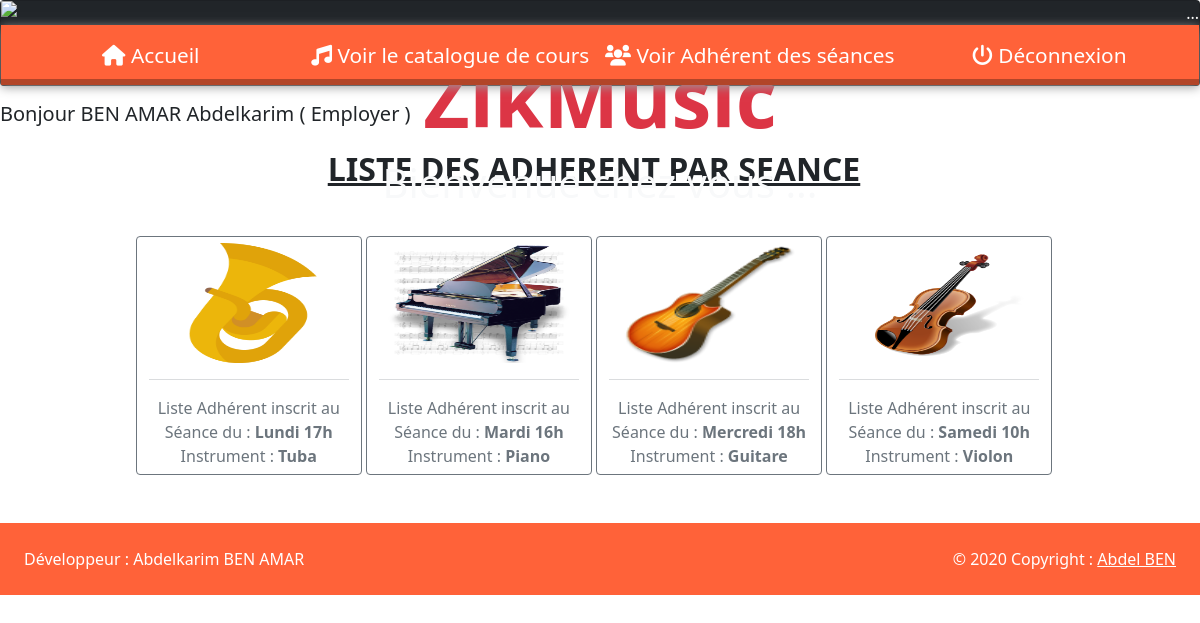
/?action=adherentParSeance (signed in), run on the app's committed database.
### tables this page shows
CREATE TABLE IF NOT EXISTS `seance` (
  `idSeance` int(11) NOT NULL AUTO_INCREMENT,
  `dateSeance` varchar(30) NOT NULL,
  `idInstrument` int(11) NOT NULL,
  `idProf` int(11) NOT NULL,
  PRIMARY KEY (`idSeance`),
  KEY `idMatiere` (`idInstrument`),
  KEY `idProf` (`idProf`)
);

CREATE TABLE IF NOT EXISTS `instrument` (
  `idInstrument` int(11) NOT NULL AUTO_INCREMENT,
  `libInstrument` varchar(30) NOT NULL,
  PRIMARY KEY (`idInstrument`)
);

### model/managers/seanceManager.php (called while the page is built, shortened)
<?php
require("model/classes/Seance.class.php");
class SeanceManager{
    private $lePDO;
    public function __construct($unPDO)
    {
        $this->lePDO = $unPDO;
    }
    public function getAllSeances()
    {
        try {
            $connex = $this->lePDO;
            $sql = $connex->prepare("SELECT * FROM seance ORDER BY idSeance");
            $sql->execute();
            $leResultat = ($sql->fetchAll(PDO::FETCH_CLASS, "Seance"));
            return $leResultat;
        } catch (PDOException $error) {
            echo $error->getMessage();
        }
    }
}
?>

### model/managers/instrumentManager.php (called while the page is built, shortened)
<?php
require("model/classes/Instrument.class.php");
class InstrumentManager{
    private $lePDO;
    public function __construct($unPDO)
    {
        $this->lePDO = $unPDO;
    }
    public function getInstrumentById($id)
    {
        try {
            $connex = $this->lePDO;
            $sql = $connex->prepare("SELECT * FROM instrument WHERE idInstrument=:id_Instrument ");
            $sql->bindParam(":id_Instrument", $id);
            $sql->execute();
            $sql->setFetchMode(PDO::FETCH_CLASS, "Instrument");
            $resultat = ($sql->fetch());
            return $resultat;
        } catch (PDOException $error) {
            echo $error->getMessage();
        }
    }
}
?>

### model/classes/Instrument.class.php (called while the page is built, shortened)
<?php
class Instrument {
    private $idInstrument;
    private $libInstrument;
    public function getIdInstrument()
    {
        return $this->idInstrument;
    }
    public function getLibInstrument()
    {
        return $this->libInstrument;
    }
}

### model/classes/Seance.class.php (called while the page is built, shortened)
<?php
class Seance {
    private $dateSeance;
    public function getDateSeance()
    {
        return $this->dateSeance;
    }
}
?>

### view/adherentParSeance.php (the view, shortened to what this page needs)
<h5 class="mt-3">Bonjour  <?= $_SESSION['nom']." ".$_SESSION['prenom']. " ( ". $_SESSION['role'] ." )"?></h5>
<div class="container m-4">
    <h2 class="text-center fw-bold text-DARK " style="text-decoration: underline;">LISTE DES ADHERENT PAR SEANCE </h2>
    <div class="text-center m-5">
        <?php foreach ($AllSeances as $uneSeance) : ?>
            <?php $idIntsrument = $uneSeance->getIdInstrument() ?>
            <?php $unInstrument = $instrumentManager->getInstrumentById($idIntsrument) ?>
            <a href="./?action=voirInscriptionsParSeance&idSeance=<?= $unInstrument->getIdInstrument(); ?>" class="btn  btn-outline-secondary"><img src="public/icons/instruments/<?= $unInstrument->getIdInstrument(); ?>.png" alt="" style="width:200px; height:120px">
                <hr> Liste Adhérent inscrit au<br> Séance du :
                <strong><?= $uneSeance->getDateSeance() . "</strong><br> Instrument : <strong>" .
                 $unInstrument->getLibInstrument(); ?></strong>
            </a>
        <?php endforeach; ?>
    </div>
</div>

### public/css/style.css (style rules this page uses)
* { margin: 0px; padding: 0px; box-sizing: border-box; }

### public/css/navbar.css (style rules this page uses)
*, *:before, *:after { box-sizing: border-box; }
body { margin: 0; padding: 0; font-family: sans-serif; font-weight: 600; }

### data on the page
seance: shows a picture, dateSeance "Lundi 17h", idInstrument.libInstrument "Tuba"
seance: shows a picture, dateSeance "Mardi 16h", idInstrument.libInstrument "Piano"
seance: shows a picture, dateSeance "Mercredi 18h", idInstrument.libInstrument "Guitare"
seance: shows a picture, dateSeance "Samedi 10h", idInstrument.libInstrument "Violon"

### other printed values
$_SESSION['nom'] "BEN AMAR"
$_SESSION['prenom'] "Abdelkarim"
$_SESSION['role'] "Employer"
